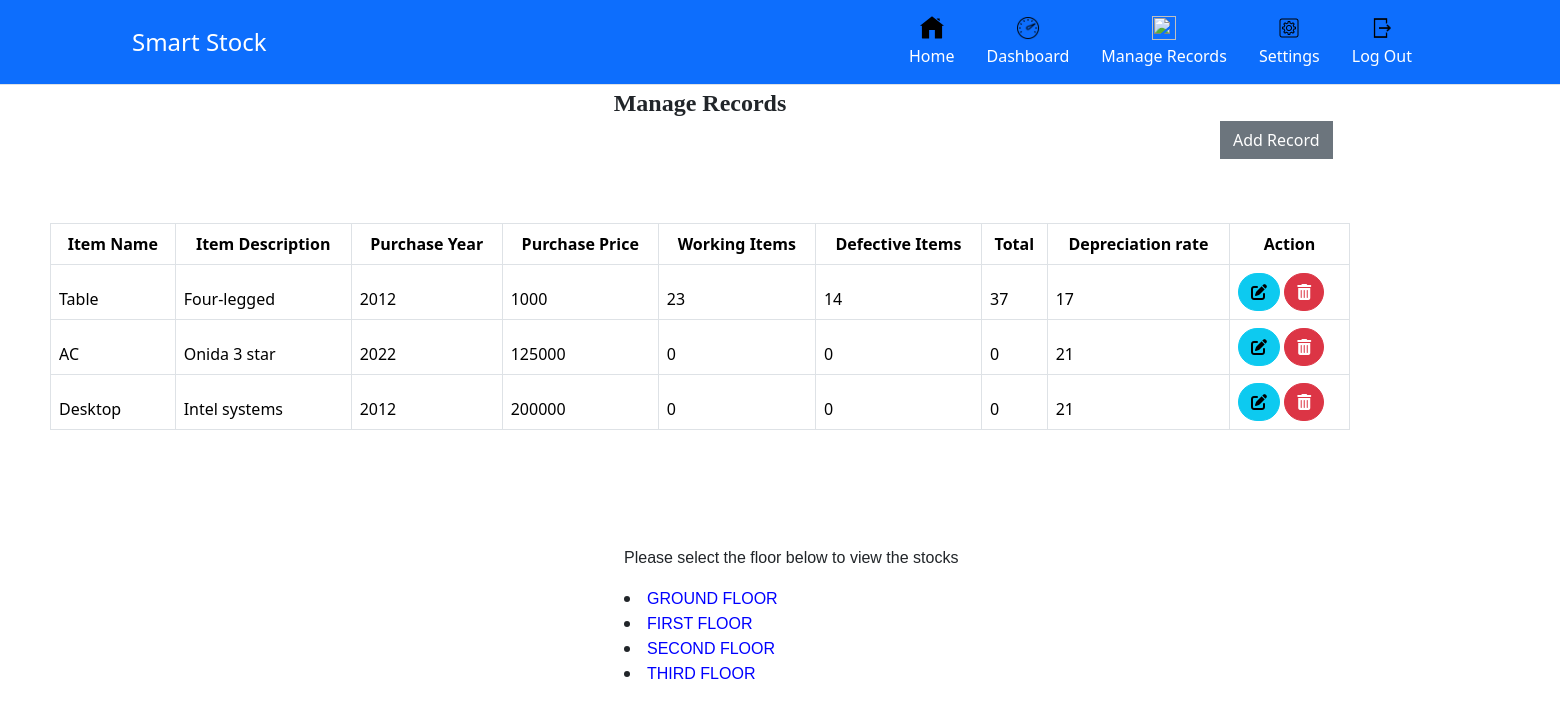
Screenshot of / (signed in) with the database file from the repository.
### tables this page shows
CREATE TABLE `items` (
  `item_id` int(11) NOT NULL,
  `item_name` varchar(20) NOT NULL,
  `item_description` varchar(50) NOT NULL,
  `item_purchase_price` decimal(10,0) NOT NULL,
  `item_purchase_year` year(4) NOT NULL,
  `item_depreciation_rate` decimal(10,0) NOT NULL
);

### manage-records.php (the view, shortened to what this page needs)
<div class="col-sm-9 col-sm-offset-3 col-lg-10 col-lg-offset-2 main">
	<div class="tit">Manage Records</div>
	<div class="row">
		<div class="col-lg-12">
			<div class="panel panel-default">
				<div class="panel-heading">
					<div class="adj">
						<button class="btn btn-secondary justify-content-md-end" style="border-radius:0%"
							data-toggle="modal" data-target="#addRecord">Add Record</button>
					</div>
					<div class="panel-body">
						<table class="table table-striped table-bordered table-responsive" cellspacing="0" width="100%"
							id="rooms">
							<thead>
								<tr>
									<th style="text-align: center">Item Name</th>
									<th style="text-align: center">Item Description</th>
									<th style="text-align: center">Purchase Year</th>
									<th style="text-align: center">Purchase Price</th>
									<th style="text-align: center">Working Items</th>
									<th style="text-align: center">Defective Items</th>
									<th style="text-align: center">Total</th>
									<th style="text-align: center">Depreciation rate</th>
									<th style="text-align: center">Action</th>
								</tr>
								<?php
								$query = "SELECT *, calculateTotalCount(item_id) AS count_total, calculateTotalWorkingCount(item_id) AS count_working, calculateTotalDefectCount(item_id) AS count_defect FROM items;";
								$result = mysqli_query($connection, $query);
								while ($row = mysqli_fetch_assoc($result)) { ?>
									<tr>
										<td><?php echo $row['item_name'] ?></td>
										<td><?php echo $row['item_description'] ?></td>
										<td><?php echo $row['item_purchase_year'] ?></td>
										<td><?php echo $row['item_purchase_price'] ?></td>
										<td><?php echo $row['count_working'] ?></td>
										<td><?php echo $row['count_defect'] ?></td>
										<td><?php echo $row['count_total'] ?></td>
										<td><?php echo $row['item_depreciation_rate'] ?></td>
										<td>
											<button title="Edit Record" style="border-radius:60px;" data-toggle="modal"
												data-target="#editRecord" data-id="<?php echo $row['item_id']; ?>"
												id="editRecordButton" class="btn btn-info"><i
													class="fa-solid fa-pen-to-square"></i>
											</button>
											<button title="Delete Record" style="border-radius:60px;" data-toggle="modal"
												data-target="#deleteRecord" data-id="<?php echo $row['item_id']; ?>"
												id="deleteRecordButton" class="btn btn-danger"><i
													class="fa-solid fa-trash-can"></i>
											</button>
										</td>
									</tr>
								<?php } ?>
						</table>
					</div>
				</div>
			</div>
		</div>
	</div>
</div>
<div class="bp">
	<div class="select_lab">
		<p class="name">Please select the floor below to view the stocks</p>
		<li class="nope">
			<a href="blueprint0.php" class="lab">
				GROUND FLOOR
			</a>
		</li>
		<li>
			<a href="blueprint1.php" class="lab">
				FIRST FLOOR
			</a>
		</li>
		<li>
			<a href="blueprint2.php" class="lab">
				SECOND FLOOR
			</a>
		</li>
		<li>
			<a href="blueprint3.php" class="lab">
				THIRD FLOOR
			</a>
		</li>
	</div>
</div>

### header.php (shortened to what this page needs)
<!DOCTYPE html>
<html lang="en">
<head>
    <link rel="stylesheet" href="https://cdn.jsdelivr.net/npm/@docsearch/css@3">
    <link rel="stylesheet" href="./css/bootstrap.min.css">
    <link rel="stylesheet" href="./css/style.css">
</head>
<body>
    <header>
        <div class="px-3 py-2 text-bg-primary border-bottom">
            <div class="container">
                <div class="d-flex flex-wrap align-items-center justify-content-center justify-content-lg-start">
                    <a href="#"
                        class="d-flex align-items-center my-2 my-lg-0 me-lg-auto text-white text-decoration-none">
                        <span class="fs-4">Smart Stock</span>
                    </a>
                    <ul class="nav col-12 col-lg-auto my-2 justify-content-center my-md-0 text-small">
                        <li>
                            <a href="index.php?home" class="nav-link text-white">
                                <img class="bi d-block mx-auto mb-1" width="24" height="24"
                                    src="./assets/home.svg"></img>
                                Home
                            </a>
                        </li>
                        <li>
                            <a href="index.php?dashboard" class="nav-link text-white">
                                <img class="bi d-block mx-auto mb-1" width="24" height="24"
                                    src="./assets/dashboard.png"></img>
                                Dashboard
                            </a>
                        </li>
                        <li>
                            <a href="index.php?manage-records" class="nav-link text-white">
                                <img class="bi d-block mx-auto mb-1" width="24" height="24"
                                    src="./assets/manage.png"></img>
                                Manage Records
                            </a>
                        </li>
                        <li>
                            <a href="index.php?settings" class="nav-link text-white">
                                <img class="bi d-block mx-auto mb-1" width="24" height="24"
                                    src="./assets/settings.png"></img>
                                Settings
                            </a>
                        </li>
                        <li>
                        <a href="index.php?logout" class="nav-link text-white">
                                <img class="bi d-block mx-auto mb-1" width="24" height="24"
                                    src="./assets/logout.png"></img>
                                Log Out
                            </a>
                        </li>
                    </ul>
                </div>
            </div>
        </div>
    </header>

### index.php (shortened to what this page needs)
<?php
include_once "database.php";
include_once "header.php";
if (isset($_GET['home'])) {
    include_once 'home.php';
} else if (isset($_GET['dashboard'])) {
    include_once 'dashboard.php';
} else if (isset($_GET['manage-records'])) {
    include_once 'manage-records.php';
} else if (isset($_GET['logout'])) {
    include_once "logout.php";
}
else if (isset($_GET['logout'])) {
    include_once "logout.php";
}
else {
    include_once 'manage-records.php';
}
require_once "footer.php";

### footer.php (shortened to what this page needs)
<html>
<body>
    <link rel="stylesheet" href="https://cdnjs.cloudflare.com/ajax/libs/font-awesome/6.0.0-beta3/css/all.min.css">
</body>
</html>

### manage-records.php (style rules this page uses)
.adj { height: 100px; width: 600px; margin: 0px 0px 2px 90%; }
.main { margin: 0px 30px 0px 50px; }
.tit { text-align: center; font-family: serif; font-weight: bolder; font-size: x-large; }
.select_lab { margin: 100px 40% 0px; height: 300px; width: 350px; }
.lab { text-decoration: none; font-family: 'Gill Sans', 'Gill Sans MT', Calibri, 'Trebuchet MS', sans-serif; color: blue; }
.name { font-family: sans-serif; }

### rows the page displays
items: item_name "Table", item_description "Four-legged", item_purchase_year "2012", item_purchase_price "1000", count_working "23", count_defect "14", count_total "37", item_depreciation_rate "17"
items: item_name "AC", item_description "Onida 3 star", item_purchase_year "2022", item_purchase_price "125000", count_working "0", count_defect "0", count_total "0", item_depreciation_rate "21"
items: item_name "Desktop", item_description "Intel systems", item_purchase_year "2012", item_purchase_price "200000", count_working "0", count_defect "0", count_total "0", item_depreciation_rate "21"
